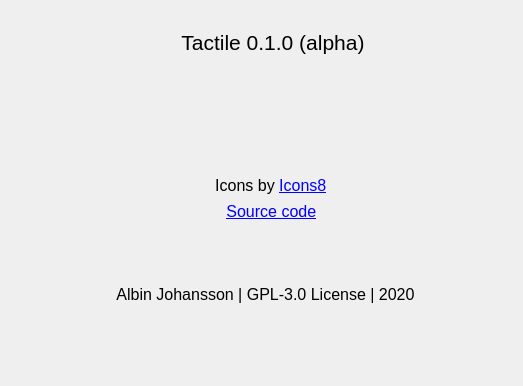
<?xml version="1.0" encoding="UTF-8"?>
<ui version="4.0">
 <class>about_dialog</class>
 <widget class="QWidget" name="about_dialog">
  <property name="windowModality">
   <enum>Qt::ApplicationModal</enum>
  </property>
  <property name="geometry">
   <rect>
    <x>0</x>
    <y>0</y>
    <width>523</width>
    <height>386</height>
   </rect>
  </property>
  <property name="sizePolicy">
   <sizepolicy hsizetype="Preferred" vsizetype="Preferred">
    <horstretch>0</horstretch>
    <verstretch>0</verstretch>
   </sizepolicy>
  </property>
  <property name="font">
   <font>
    <family>Segoe UI</family>
    <pointsize>12</pointsize>
   </font>
  </property>
  <property name="windowTitle">
   <string>About Tactile</string>
  </property>
  <property name="windowIcon">
   <iconset resource="../../tactile.qrc">
    <normaloff>:/resources/icons/tactile2_icon2.png</normaloff>:/resources/icons/tactile2_icon2.png</iconset>
  </property>
  <property name="windowOpacity">
   <double>26.000000000000000</double>
  </property>
  <widget class="QWidget" name="verticalLayoutWidget">
   <property name="geometry">
    <rect>
     <x>30</x>
     <y>30</y>
     <width>471</width>
     <height>331</height>
    </rect>
   </property>
   <layout class="QVBoxLayout" name="verticalLayout">
    <property name="sizeConstraint">
     <enum>QLayout::SetDefaultConstraint</enum>
    </property>
    <item>
     <layout class="QHBoxLayout" name="horizontalLayout_3">
      <item>
       <spacer name="headerLeftSpacer">
        <property name="orientation">
         <enum>Qt::Horizontal</enum>
        </property>
        <property name="sizeHint" stdset="0">
         <size>
          <width>40</width>
          <height>20</height>
         </size>
        </property>
       </spacer>
      </item>
      <item>
       <widget class="QLabel" name="tactileIcon">
        <property name="text">
         <string/>
        </property>
        <property name="pixmap">
         <pixmap resource="../../tactile.qrc">:/resources/icons/tactile2_icon2.png</pixmap>
        </property>
        <property name="alignment">
         <set>Qt::AlignCenter</set>
        </property>
       </widget>
      </item>
      <item>
       <widget class="QLabel" name="headerLabel">
        <property name="font">
         <font>
          <family>Segoe UI</family>
          <pointsize>16</pointsize>
          <weight>50</weight>
          <bold>false</bold>
          <strikeout>false</strikeout>
          <kerning>true</kerning>
         </font>
        </property>
        <property name="text">
         <string>Tactile 0.1.0 (alpha)</string>
        </property>
        <property name="alignment">
         <set>Qt::AlignCenter</set>
        </property>
       </widget>
      </item>
      <item>
       <spacer name="headerRightSpacer">
        <property name="orientation">
         <enum>Qt::Horizontal</enum>
        </property>
        <property name="sizeHint" stdset="0">
         <size>
          <width>40</width>
          <height>20</height>
         </size>
        </property>
       </spacer>
      </item>
     </layout>
    </item>
    <item>
     <spacer name="topSpacer">
      <property name="orientation">
       <enum>Qt::Vertical</enum>
      </property>
      <property name="sizeHint" stdset="0">
       <size>
        <width>20</width>
        <height>40</height>
       </size>
      </property>
     </spacer>
    </item>
    <item>
     <spacer name="topSpacer2">
      <property name="orientation">
       <enum>Qt::Vertical</enum>
      </property>
      <property name="sizeHint" stdset="0">
       <size>
        <width>20</width>
        <height>40</height>
       </size>
      </property>
     </spacer>
    </item>
    <item>
     <layout class="QHBoxLayout" name="horizontalLayout_2">
      <item>
       <spacer name="icons8LeftSpacer">
        <property name="orientation">
         <enum>Qt::Horizontal</enum>
        </property>
        <property name="sizeHint" stdset="0">
         <size>
          <width>40</width>
          <height>20</height>
         </size>
        </property>
       </spacer>
      </item>
      <item>
       <widget class="QLabel" name="icons8Icon">
        <property name="text">
         <string/>
        </property>
        <property name="pixmap">
         <pixmap resource="../../tactile.qrc">:/resources/icons/icons8/color/64/icons8.png</pixmap>
        </property>
        <property name="alignment">
         <set>Qt::AlignCenter</set>
        </property>
       </widget>
      </item>
      <item>
       <widget class="QLabel" name="icons8Label">
        <property name="text">
         <string>&lt;html&gt;&lt;head/&gt;&lt;body&gt;&lt;p&gt;Icons by
                    &lt;a href=&quot;https://icons8.com/&quot;&gt;&lt;span
                    style=&quot; text-decoration: underline; color:#0000ff;&quot;&gt;Icons8&lt;/span&gt;&lt;/a&gt;&lt;/p&gt;&lt;/body&gt;&lt;/html&gt;
                  </string>
        </property>
        <property name="alignment">
         <set>Qt::AlignCenter</set>
        </property>
       </widget>
      </item>
      <item>
       <spacer name="icons8RightSpacer">
        <property name="orientation">
         <enum>Qt::Horizontal</enum>
        </property>
        <property name="sizeHint" stdset="0">
         <size>
          <width>40</width>
          <height>20</height>
         </size>
        </property>
       </spacer>
      </item>
     </layout>
    </item>
    <item>
     <layout class="QHBoxLayout" name="horizontalLayout">
      <item>
       <spacer name="githubLeftSpacer">
        <property name="orientation">
         <enum>Qt::Horizontal</enum>
        </property>
        <property name="sizeHint" stdset="0">
         <size>
          <width>40</width>
          <height>20</height>
         </size>
        </property>
       </spacer>
      </item>
      <item>
       <widget class="QLabel" name="githubIcon">
        <property name="sizePolicy">
         <sizepolicy hsizetype="Minimum" vsizetype="Preferred">
          <horstretch>0</horstretch>
          <verstretch>0</verstretch>
         </sizepolicy>
        </property>
        <property name="layoutDirection">
         <enum>Qt::RightToLeft</enum>
        </property>
        <property name="text">
         <string/>
        </property>
        <property name="pixmap">
         <pixmap resource="../../tactile.qrc">:/resources/icons/icons8/color/64/github.png</pixmap>
        </property>
        <property name="alignment">
         <set>Qt::AlignCenter</set>
        </property>
       </widget>
      </item>
      <item>
       <widget class="QLabel" name="githubLink">
        <property name="font">
         <font>
          <family>Segoe UI</family>
          <pointsize>12</pointsize>
         </font>
        </property>
        <property name="text">
         <string>&lt;a href=&quot;https://github.com/albin-johansson/Tactile&quot;&gt;Source
                    code&lt;/a&gt;
                  </string>
        </property>
        <property name="alignment">
         <set>Qt::AlignCenter</set>
        </property>
        <property name="openExternalLinks">
         <bool>true</bool>
        </property>
       </widget>
      </item>
      <item>
       <spacer name="githubRightSpacer">
        <property name="orientation">
         <enum>Qt::Horizontal</enum>
        </property>
        <property name="sizeHint" stdset="0">
         <size>
          <width>40</width>
          <height>20</height>
         </size>
        </property>
       </spacer>
      </item>
     </layout>
    </item>
    <item>
     <spacer name="authorContentSpacer">
      <property name="orientation">
       <enum>Qt::Vertical</enum>
      </property>
      <property name="sizeHint" stdset="0">
       <size>
        <width>20</width>
        <height>40</height>
       </size>
      </property>
     </spacer>
    </item>
    <item>
     <widget class="QLabel" name="authorLabel">
      <property name="font">
       <font>
        <family>Segoe UI</family>
        <pointsize>12</pointsize>
        <weight>50</weight>
        <bold>false</bold>
        <strikeout>false</strikeout>
        <kerning>true</kerning>
       </font>
      </property>
      <property name="text">
       <string>Albin Johansson | GPL-3.0 License | 2020</string>
      </property>
      <property name="alignment">
       <set>Qt::AlignCenter</set>
      </property>
     </widget>
    </item>
    <item>
     <spacer name="bottomSpacer">
      <property name="orientation">
       <enum>Qt::Vertical</enum>
      </property>
      <property name="sizeHint" stdset="0">
       <size>
        <width>20</width>
        <height>40</height>
       </size>
      </property>
     </spacer>
    </item>
   </layout>
  </widget>
 </widget>
 <resources>
  <include location="../../tactile.qrc"/>
  <include location="../../tactile.qrc"/>
 </resources>
 <connections/>
</ui>
